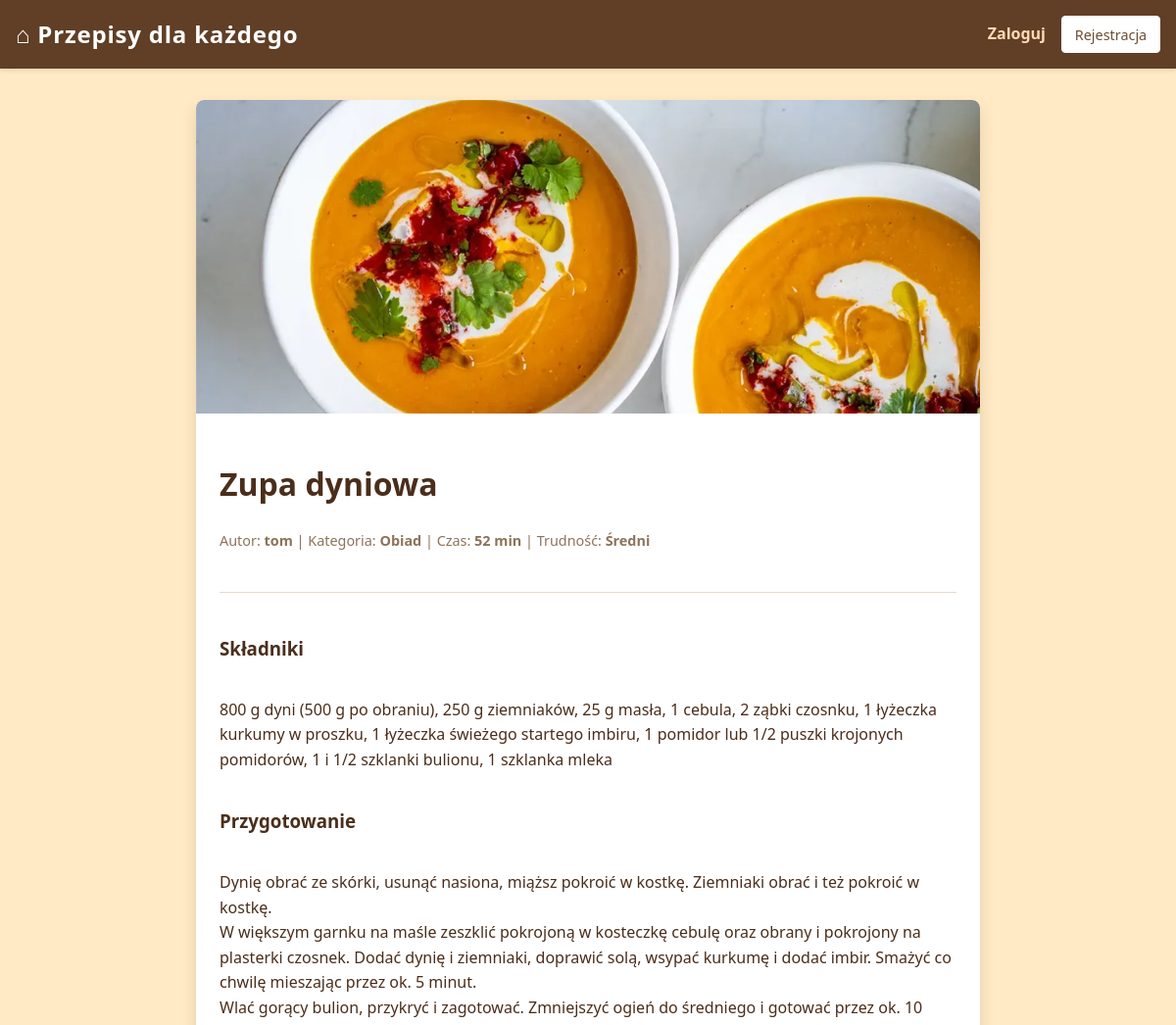
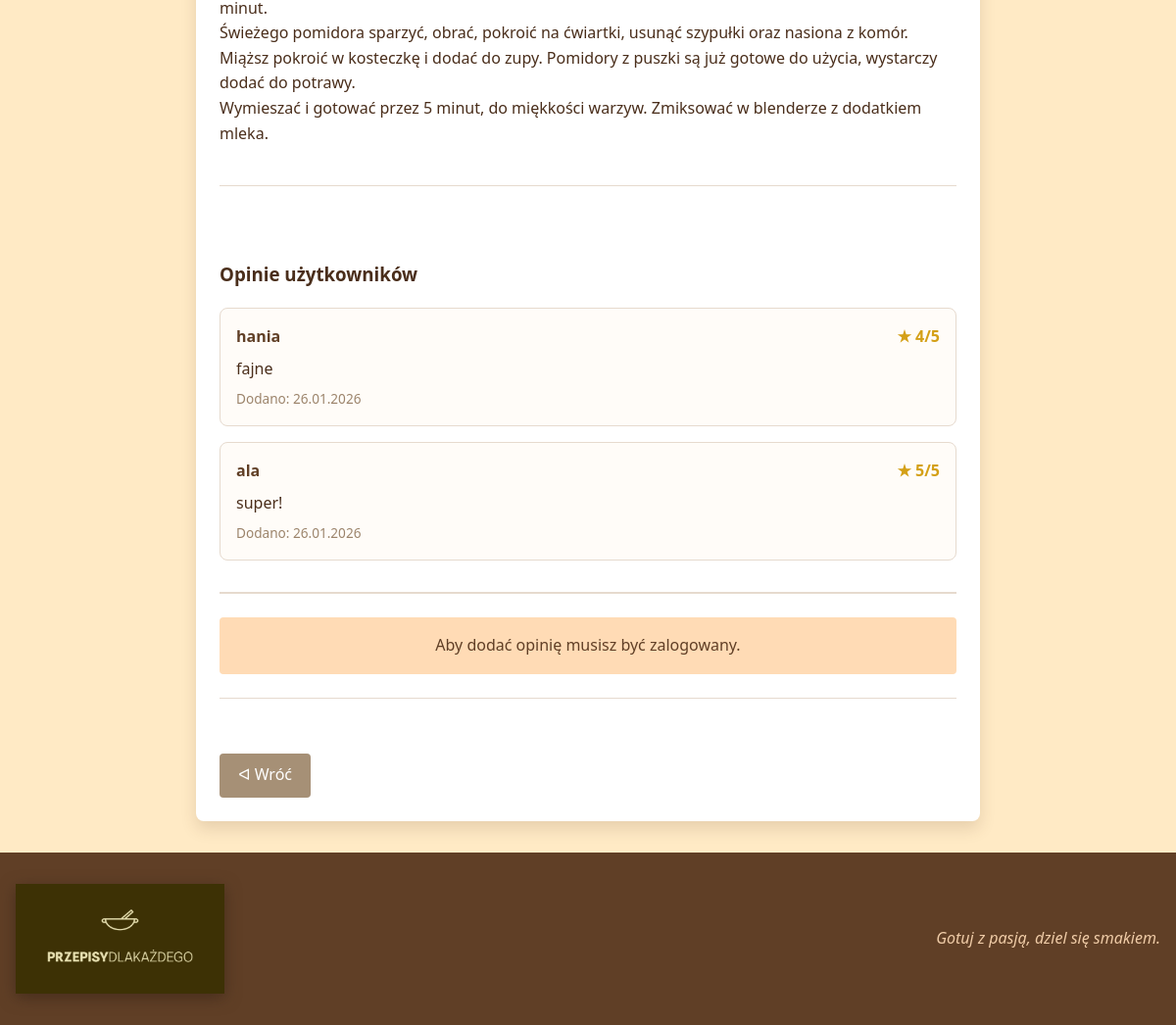
Screenshot of /recipe/6/ with the database file from the repository (2 pictures, top to bottom).
### recipes/models.py (models this page shows, shortened)
class Recipe(models.Model):
    author = models.ForeignKey(User, on_delete=models.CASCADE, verbose_name="Autor")
    category = models.ForeignKey(Category, on_delete=models.CASCADE, verbose_name="Kategoria")
    title = models.CharField(max_length=200, verbose_name="Tytuł przepisu")
    description = models.TextField(verbose_name="Opis przygotowania")
    ingredients = models.TextField(verbose_name="Składniki", help_text="Wpisz składniki po przecinku")
    preparation_time = models.PositiveIntegerField(verbose_name="Czas (min)")
    DIFFICULTY_CHOICES = [('Łatwy', 'Łatwy'), ('Średni', 'Średni'), ('Trudny', 'Trudny')]
    difficulty = models.CharField(max_length=10, choices=DIFFICULTY_CHOICES, default='Łatwy', verbose_name="Trudność")
    is_vegetarian = models.BooleanField(default=False, verbose_name="Czy wegetariańskie?")
    image = models.ImageField(upload_to='recipes_img/', blank=True, null=True, verbose_name="Zdjęcie")
    created_at = models.DateTimeField(auto_now_add=True)

class Category(models.Model):
    name = models.CharField(max_length=100, verbose_name="Nazwa kategorii")

class Review(models.Model):
    recipe = models.ForeignKey(Recipe, related_name='reviews', on_delete=models.CASCADE)  #### zeby wyciagnac wszystkie opinie spod przepisu
    author = models.ForeignKey(User, on_delete=models.CASCADE)
    content = models.TextField(verbose_name="Treść komentarza")
    rating = models.IntegerField(choices=[(i, f"{i} gwiazdek") for i in range(1, 6)], verbose_name="Ocena")
    created_at = models.DateTimeField(auto_now_add=True)

### recipes/views.py (the view)
# urls.py: path('recipe/<int:pk>/', views.recipe_detail, name='recipe_detail'),
def recipe_detail(request, pk):
    recipe = get_object_or_404(Recipe, pk=pk)  ## ma lepsza obsluge bledow niz objects.get
    reviews = recipe.reviews.all().order_by('-created_at')
    if request.method == 'POST':
        if not request.user.is_authenticated:
            return redirect('login')
        if request.user == recipe.author:
            return redirect('recipe_detail', pk=pk)
        form = ReviewForm(request.POST)
        if form.is_valid():   # walidacja po str serwera
            new_review = form.save(commit=False)
            new_review.author = request.user
            new_review.recipe = recipe
            new_review.save()
            return redirect('recipe_detail', pk=pk)
    else:
        form = ReviewForm()
    return render(request, 'recipe_detail.html', {
        'recipe': recipe,
        'reviews': reviews,
        'review_form': form
    })

### templates/recipe_detail.html (shortened to what this page needs)
{% extends 'base.html' %}
{% block content %}
<div class="card detail-card">
    {% if recipe.image %}
        <img src="{{ recipe.image.url }}" class="card-img detail-img" alt="{{ recipe.title }}">
    {% endif %}
    <div class="card-content">
        <h1>{{ recipe.title }}</h1>
        <div class="meta">
            Autor: <strong>{{ recipe.author.username }}</strong> |
            Kategoria: <strong>{{ recipe.category.name }}</strong> |
            Czas: <strong>{{ recipe.preparation_time }} min</strong> |
            Trudność: <strong>{{ recipe.get_difficulty_display }}</strong>
        </div>
        <hr class="detail-divider">
        <h3>Składniki</h3>
        <p class="text-formatted" id="ingredients-text">{{ recipe.ingredients }}</p>
        <h3>Przygotowanie</h3>
        <p class="text-formatted">{{ recipe.description }}</p>
        <hr class="detail-divider">
        <div class="reviews-container">
            <h3>Opinie użytkowników</h3>
            {% for review in reviews %}
                <div class="review-card">
                    <div class="review-header">
                        <span class="review-author">{{ review.author.username }}</span>
                        <span class="review-rating">★ {{ review.rating }}/5</span>
                    </div>
                    <p class="review-content">{{ review.content }}</p>
                    <small class="review-date">Dodano: {{ review.created_at|date:"d.m.Y" }}</small>
                </div>
            {% empty %}
                <p>Ten przepis nie ma jeszcze opinii.</p>
            {% endfor %}
            <div class="add-review-box">
                {% if user.is_authenticated %}
                    {% if user == recipe.author %}
                        <div class="login-prompt author-warning">
                            To Twój przepis - nie możesz go oceniać.
                        </div>
                    {% else %}
                        <h4>Dodaj swoją ocenę</h4>
                        <form method="post">
                            {% csrf_token %}
                            {{ review_form.as_p }}
                            <button type="submit" class="btn">Opublikuj opinię</button>
                        </form>
                    {% endif %}
                {% else %}
                    <div class="login-prompt">
                        Aby dodać opinię musisz być zalogowany.
                    </div>
                {% endif %}
            </div>
        </div>
        <hr class="detail-divider">
        <div class="detail-actions">
            <a href="{% url 'recipe_list' %}" class="btn btn-secondary">ᐊ Wróć</a>
        </div>
    </div>
</div>
{% endblock %}

### static/style.css (style rules this page uses)
*, *::before, *::after { box-sizing: border-box; }
:root { --primary: #603F26; --accent: #6C4E31; --bg: #FFEAC5; --secondary-bg: #FFDBB5; --text: #4a2e1b; --white: #ffffff; --spacing: 1rem; }
body { margin: 0; font-family: 'Segoe UI', Tahoma, Geneva, Verdana, sans-serif; background-color: var(--bg); color: var(--text); line-height: 1.6; display: flex; flex-direction: column; min-height: 100vh; }
.card { background: var(--white); border: 0.0625rem solid #e0cdb0; border-radius: 0.5rem; overflow: hidden; transition: transform 0.2s; box-shadow: 0 0.125rem 0.3rem rgba(96, 63, 38, 0.1); display: flex; flex-direction: column; }
.card-img { width: 100%; height: 12.5rem; object-fit: cover; background-color: var(--secondary-bg); display: flex; align-items: center; justify-content: center; color: var(--primary); }
.card-content { padding: 1.5rem; flex-grow: 1; display: flex; flex-direction: column; }
.meta { font-size: 0.9rem; margin-bottom: 1rem; color: #8c735a; }
.btn { display: inline-block; padding: 0.6rem 1.2rem; background-color: var(--accent); color: var(--white); text-decoration: none; border-radius: 0.25rem; border: none; cursor: pointer; font-size: 1rem; text-align: center; transition: background 0.3s; }
.btn-secondary { background-color: #a69076; }
.detail-card { max-width: 50rem; margin: 0 auto; border: none; box-shadow: 0 0.5rem 1rem rgba(96, 63, 38, 0.15); }
.detail-img { width: 100%; height: 20rem; object-fit: cover; border-radius: 0.5rem 0.5rem 0 0; }
.detail-divider { border: 0; border-top: 0.0625rem solid #e6dace; margin: 1.5rem 0; }
.detail-actions { margin-top: 2rem; display: flex; gap: 1rem; flex-wrap: wrap; }
.reviews-container { margin-top: 2rem; }
.review-card { background-color: #fffcf8; border: 0.0625rem solid #e6dace; border-radius: 0.5rem; padding: 1rem; margin-bottom: 1rem; }
.review-header { display: flex; justify-content: space-between; align-items: center; margin-bottom: 0.5rem; }
.review-author { font-weight: bold; color: var(--primary); }
.review-rating { color: #d4a017; font-weight: bold; }
.review-content { margin: 0; color: var(--text); line-height: 1.5; }
.review-date { display: block; margin-top: 0.5rem; font-size: 0.85rem; color: #9c846b; }
.add-review-box { margin-top: 2rem; background-color: var(--white); border-top: 0.125rem solid #e6dace; padding-top: 1.5rem; }
.login-prompt { background-color: var(--secondary-bg); padding: 1rem; border-radius: 0.25rem; text-align: center; color: var(--primary); }
.text-formatted { white-space: pre-line; }

### rows the page displays
Recipe: image (picture), title "Zupa dyniowa", author.username "tom", category.name "Obiad", preparation_time "52", difficulty "Średni", ingredients "800 g dyni (500 g po obraniu), 250 g ziemniaków, 25 g masła, 1 cebula, 2 ząbki czosnku, 1 łyżeczka kurkumy w proszku, 1 łyżeczka świeżego startego imbiru, 1 pomidor lub 1/2 puszki krojonych pomidorów, 1 i 1/2 szklanki bulionu, 1 szklanka mleka", description "Dynię obrać ze skórki, usunąć nasiona, miąższ pokroić w kostkę. Ziemniaki obrać i też pokroić w kostkę. W większym garnku na maśle zeszklić pokrojoną w kosteczkę cebulę oraz obrany i pokrojony na plasterki czosnek. Dodać dynię i ziemniaki, doprawić solą, wsypać kurkumę i dodać imbir. Smażyć co chwilę mieszając przez ok. 5 minut. Wlać gorący bulion, przykryć i zagotować. Zmniejszyć ogień do średniego i gotować przez ok. 10 minut. Świeżego pomidora sparzyć, obrać, pokroić na ćwiartki, usunąć szypułki oraz nasiona z komór. Miąższ pokroić w kosteczkę i dodać do zupy. Pomidory z puszki są już gotowe do użycia, wystarczy dodać do potrawy. Wymieszać i gotować przez 5 minut, do miękkości warzyw.…"
Review: author.username "hania", rating "4", content "fajne", created_at "26.01.2026"
Review: author.username "ala", rating "5", content "super!", created_at "26.01.2026"
